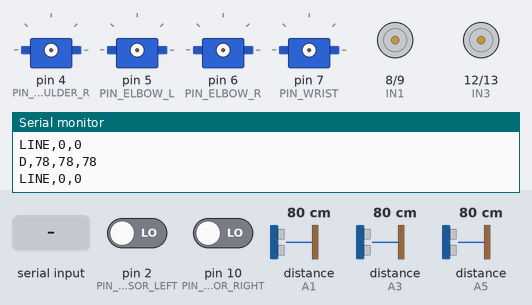
The sketch below on a simulated Arduino Uno, built with avr-gcc and run on an emulated ATmega328P. On the bench: 4 × servo, motor-driver pin pairs drawn as motors (green arrow = first pin HIGH = forward, orange = second pin HIGH = backward, longer = more drive, scaled by the enable pin), the last lines printed to the serial monitor. Wiring (inferred from the names in the program): 3 × ultrasonic range finder: trigger A0, echo A1 / trigger A2, echo A3 / trigger A4, echo A5. The test bench sets the inputs (shaded band); at power-on: pin 2 (PIN_LINE_SENSOR_LEFT) LOW, pin 10 (PIN_LINE_SENSOR_RIGHT) LOW, distance to the obstacle (sensors on A1, A3, A5) 80 cm. The echo pulse lasts 58.3 µs per cm.

Above: at 1.2 s.
1.3 s: byte 65 ('A') received over Serial
At 4.11 s:
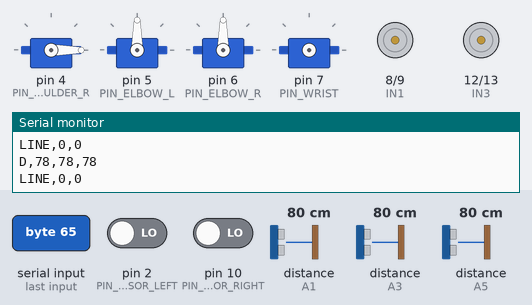
4.3 s: "B90\n" received over Serial
At 4.8 s:
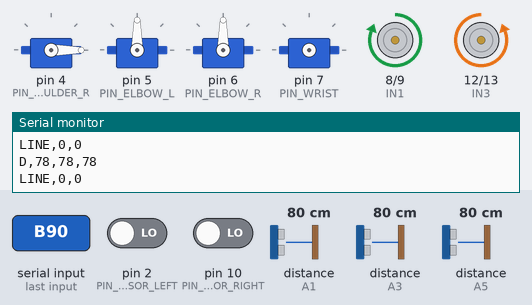
5.8 s: byte 69 ('E') received over Serial
At 7.8 s:
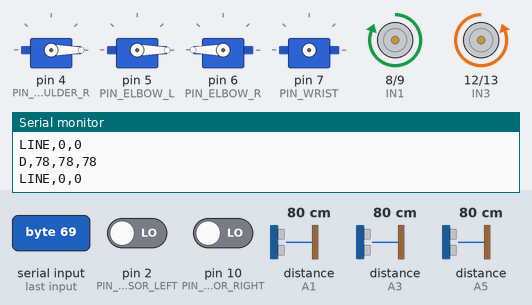
8.8 s: byte 102 ('f') received over Serial
At 11.5 s:
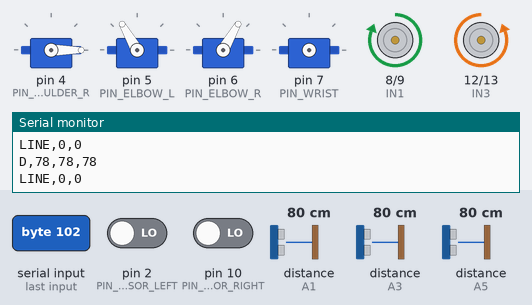
11.8 s: byte 103 ('g') received over Serial
At 14.2 s:
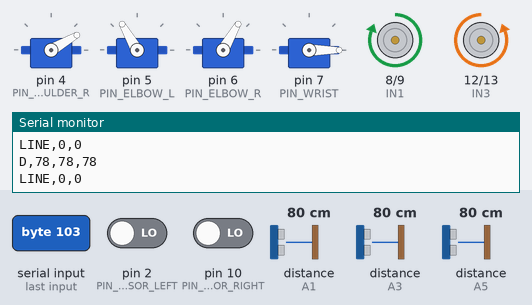
14.8 s: byte 101 ('e') received over Serial
At 15.7 s:
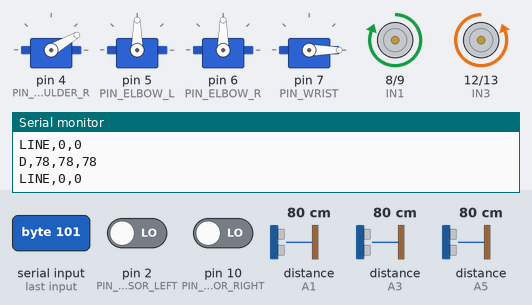
Timing chart, 0 to 19.7 s (numbered marks = the images above; inputs shaded):
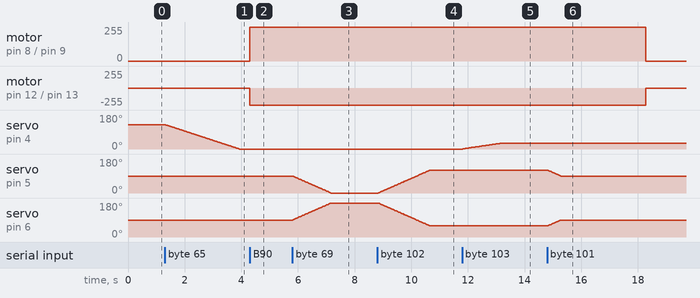

The sketch:

arduino_motor_test.ino
```cpp
#include <math.h>
#include <Servo.h>

// --- PIN DEFINITIONS ---

// 1. Ultrasonic Sensors (Moved to Analog Pins)
const int leftTrig = A0, leftEcho = A1;
const int centerTrig = A2, centerEcho = A3;
const int rightTrig = A4, rightEcho = A5;

// 2. Motor Pins (ENA moved to 3 to survive Timer 1 conflict)
const int ENA = 3;  // PWM Speed Left
const int IN1 = 8;
const int IN2 = 9;
const int ENB = 11; // PWM Speed Rights
const int IN3 = 12;
const int IN4 = 13;

// 3. Line Sensors (Digital)
const int PIN_LINE_SENSOR_LEFT = 2;
const int PIN_LINE_SENSOR_RIGHT = 10;

// 4. Servo Motors
const int PIN_SHOULDER_R = 4;
const int PIN_ELBOW_L = 5;
const int PIN_ELBOW_R = 6;
const int PIN_WRIST = 7;

// --- OBJECTS & VARIABLES ---
Servo shoulderRight;
Servo elbowLeft;
Servo elbowRight;
Servo wrist;

int motorSpeed = 255; // Default speed (0-255)
float right_scale = 1.0; //scaledown right wheel
float left_scale = 1.0; //scaledown left wheel
char command = 'S';   // Current command (S=Stop)
unsigned long lastCommandTime = 0; // Safety timeout

// Track current servo positions for smooth movement
int currentShoulderR = 130;  // Home position for Right shoulder
int currentElbowL = 90;      // UP position for Elbow Left
int currentElbowR = 90;     // UP position for Elbow Right
const int SERVO_DELAY = 15;  // ms between steps (higher = slower)

void setup() {
  Serial.begin(115200);
  Serial.setTimeout(50);  // Reduce parseInt() timeout from 1000ms to 50ms

  // Sensor Setup
  pinMode(leftTrig, OUTPUT); pinMode(leftEcho, INPUT);
  pinMode(centerTrig, OUTPUT); pinMode(centerEcho, INPUT);
  pinMode(rightTrig, OUTPUT); pinMode(rightEcho, INPUT);
  pinMode(PIN_LINE_SENSOR_LEFT, INPUT);
  pinMode(PIN_LINE_SENSOR_RIGHT, INPUT);

  // Motor Setup
  pinMode(ENA, OUTPUT); pinMode(ENB, OUTPUT);
  pinMode(IN1, OUTPUT); pinMode(IN2, OUTPUT);
  pinMode(IN3, OUTPUT); pinMode(IN4, OUTPUT);

  // Set initial neutral/stop positions BEFORE attaching.
  // Using writeMicroseconds(1500) gives a much more precise "center" (stop pulse at 1.5ms)
  shoulderRight.writeMicroseconds(1500);
  elbowLeft.writeMicroseconds(1500);
  elbowRight.writeMicroseconds(1500);
  wrist.writeMicroseconds(1500);

  // Servo Setup
  /*
  COMMENTED OUT AT BOOT.
  We will NOT attach the servos here. By not attaching them, the Arduino sends 0 signals.
  The servos will stay completely dead and relaxed upon power-up.
  */

  stopMotors();
}

// --- HELPER FUNCTIONS FOR ARM ---
// Smooth shoulder movement - only the right shoulder is installed
void moveShoulderSmooth(int targetR, int delayMs = SERVO_DELAY) {
  if (!shoulderRight.attached()) shoulderRight.attach(PIN_SHOULDER_R);

  // Move in 1-degree increments
  while (currentShoulderR != targetR) {
    if (currentShoulderR < targetR) currentShoulderR++;
    else if (currentShoulderR > targetR) currentShoulderR--;

    shoulderRight.write(currentShoulderR);
    delay(delayMs);
  }
}

// Direct shoulder movement for the installed right shoulder servo
void moveShoulder(int angle) {
  if (!shoulderRight.attached()) shoulderRight.attach(PIN_SHOULDER_R);
  currentShoulderR = angle;
  shoulderRight.write(currentShoulderR);
}

void moveElbow(int angle) {
  if (!elbowLeft.attached()) elbowLeft.attach(PIN_ELBOW_L);
  if (!elbowRight.attached()) elbowRight.attach(PIN_ELBOW_R);
  currentElbowL = angle;
  currentElbowR = 180 - angle;
  elbowLeft.write(angle);
  elbowRight.write(180 - angle);
}

// Smooth elbow movement - moves both servos gradually to target positions
void moveElbowSmooth(int targetL, int targetR) {
  if (!elbowLeft.attached()) elbowLeft.attach(PIN_ELBOW_L);
  if (!elbowRight.attached()) elbowRight.attach(PIN_ELBOW_R);

  // Move in 1-degree increments
  while (currentElbowL != targetL || currentElbowR != targetR) {
    if (currentElbowL < targetL) currentElbowL++;
    else if (currentElbowL > targetL) currentElbowL--;

    if (currentElbowR < targetR) currentElbowR++;
    else if (currentElbowR > targetR) currentElbowR--;

    elbowLeft.write(currentElbowL);
    elbowRight.write(currentElbowR);
    delay(SERVO_DELAY);
  }
}

// Combined shoulder + elbow smooth movement (installed servos simultaneously)
void moveArmSmooth(int targetSR, int targetEL, int targetER, int delayMs = SERVO_DELAY) {
  if (!shoulderRight.attached()) shoulderRight.attach(PIN_SHOULDER_R);
  if (!elbowLeft.attached()) elbowLeft.attach(PIN_ELBOW_L);
  if (!elbowRight.attached()) elbowRight.attach(PIN_ELBOW_R);

  int startShoulderR = currentShoulderR;
  int startElbowL = currentElbowL;
  int startElbowR = currentElbowR;
  int shoulderSteps = abs(targetSR - startShoulderR);
  int elbowLeftSteps = abs(targetEL - startElbowL);
  int elbowRightSteps = abs(targetER - startElbowR);
  int totalSteps = shoulderSteps;
  if (elbowLeftSteps > totalSteps) totalSteps = elbowLeftSteps;
  if (elbowRightSteps > totalSteps) totalSteps = elbowRightSteps;

  if (totalSteps == 0) {
    return;
  }

  // Interpolate all arm joints across the same timeline so they finish together.
  // Use floating-point progress to ensure perfectly smooth, simultaneous tracking
  for (int step = 1; step <= totalSteps; step++) {
    float progress = (float)step / (float)totalSteps;
    currentShoulderR = startShoulderR + ((targetSR - startShoulderR) * progress);
    currentElbowL = startElbowL + ((targetEL - startElbowL) * progress);
    currentElbowR = startElbowR + ((targetER - startElbowR) * progress);

    shoulderRight.write(currentShoulderR);
    elbowLeft.write(currentElbowL);
    elbowRight.write(currentElbowR);
    delay(delayMs);
  }
}

// Arm-down: keep the elbow in the safe 90->0 / 90->180 corridor and let it lead the shoulder.
void moveArmDownLevel(int targetSR, int targetEL, int targetER, int delayMs = SERVO_DELAY) {
  if (!shoulderRight.attached()) shoulderRight.attach(PIN_SHOULDER_R);
  if (!elbowLeft.attached()) elbowLeft.attach(PIN_ELBOW_L);
  if (!elbowRight.attached()) elbowRight.attach(PIN_ELBOW_R);

  int startShoulderR = currentShoulderR;
  int startElbowL = currentElbowL;
  int startElbowR = currentElbowR;

  // Total steps based on the largest movement to ensure smooth interpolation
  int shoulderSteps = abs(targetSR - startShoulderR);
  int elbowLeftSteps = abs(targetEL - startElbowL);
  int elbowRightSteps = abs(targetER - startElbowR);

  int totalSteps = shoulderSteps;
  if (elbowLeftSteps > totalSteps) totalSteps = elbowLeftSteps;
  if (elbowRightSteps > totalSteps) totalSteps = elbowRightSteps;

  if (totalSteps == 0) {
    return;
  }

  // Pure linear interpolation for all joints exactly synchronized to the same timeline.
  // We clamp the elbow values tightly so they can never exceed their intended start/end bounds.
  // Left elbow should go 90 -> 0. We constrain it to never go above 90.
  // Right elbow should go 90 -> 180. We constrain it to never go below 90.
  for (int step = 1; step <= totalSteps; step++) {
    float progress = (float)step / (float)totalSteps;

    currentShoulderR = startShoulderR + (int)round((targetSR - startShoulderR) * progress);
    currentElbowL = startElbowL + (int)round((targetEL - startElbowL) * progress);
    currentElbowR = startElbowR + (int)round((targetER - startElbowR) * progress);

    // Hard mechanical safety clamp for 'a' (Arm Down) trajectory
    if (currentElbowL > 90) currentElbowL = 90;
    if (currentElbowL < 0) currentElbowL = 0;

    if (currentElbowR < 90) currentElbowR = 90;
    if (currentElbowR > 180) currentElbowR = 180;

    shoulderRight.write(currentShoulderR);
    elbowLeft.write(currentElbowL);
    elbowRight.write(currentElbowR);
    delay(delayMs);
  }
}


// --- HELPER FUNCTIONS FOR DRIVE ---
void setMotors(int left, int right) {
  // Left Motor
  if (left > 0) { digitalWrite(IN1, HIGH); digitalWrite(IN2, LOW); }
  else if (left < 0) { digitalWrite(IN1, LOW); digitalWrite(IN2, HIGH); }
  else { digitalWrite(IN1, LOW); digitalWrite(IN2, LOW); }
  analogWrite(ENA, abs(left));

  // Right Motor
  if (right > 0) { digitalWrite(IN3, HIGH); digitalWrite(IN4, LOW); }
  else if (right < 0) { digitalWrite(IN3, LOW); digitalWrite(IN4, HIGH); }
  else { digitalWrite(IN3, LOW); digitalWrite(IN4, LOW); }
  analogWrite(ENB, abs(right));
}

void stopMotors() {
  setMotors(0, 0);
}

int getDistance(int trig, int echo) {
  digitalWrite(trig, LOW); delayMicroseconds(2);
  digitalWrite(trig, HIGH); delayMicroseconds(10);
  digitalWrite(trig, LOW);
  long duration = pulseIn(echo, HIGH, 20000); // 20ms timeout
  if (duration == 0) return 999;
  return duration * 0.034 / 2;
}

void loop() {
  // 1. READ COMMANDS FROM PI
  if (Serial.available() > 0) {
    command = Serial.read();
    lastCommandTime = millis(); // Reset safety timer

    // Interpret Drive Command
    if (command == 'F') setMotors(-int(left_scale * motorSpeed), int(right_scale * motorSpeed));
    else if (command == 'B') setMotors(int(left_scale * motorSpeed), -int(right_scale * motorSpeed));
    else if (command == 'L') setMotors(int(left_scale * motorSpeed), int(right_scale * motorSpeed));
    else if (command == 'R') setMotors(-int(left_scale * motorSpeed), -int(right_scale * motorSpeed));
    else if (command == 'S') stopMotors();

    // Interpret Speed Command
    else if (command == '1') motorSpeed = 110; // Increased from 100 for more turning torque
    else if (command == '2') motorSpeed = 130;
    else if (command == '3') motorSpeed = 255;

    // Interpret Arm Commands
    else if (command == 'U') {  // Shoulder UP - smooth movement
      moveShoulderSmooth(0, 30);  // Slower lift for better stability
    }
    else if (command == 'D') {  // Shoulder DOWN - smooth movement
      moveShoulderSmooth(130);  // Right: 0->130
    }
    else if (command == 'E') {  // Elbow UP - smooth movement
      moveElbowSmooth(0, 180);  // Left: 90->0, Right: 90->180
    }
    else if (command == 'e') {  // Elbow DOWN - smooth movement
      moveElbowSmooth(90, 90);  // Left: 0->90, Right: 180->90
    }
    else if (command == 'f') {  // Elbow DROP - smooth movement
      moveElbowSmooth(120, 60); // Left: 90->120, Right: 90->60
    }
    else if (command == 'g') {  // ARM DROP pose - smooth movement
      // Pass a custom delay of 45ms (3x slower than default 15ms) for a softer landing
      moveArmSmooth(30, 120, 60, 45);
      // Ensure the arm has settled completely to avoid mechanical overlap
      delay(200);

      // The code waits above until movement gets to the target before executing the next line
      // ensuring wrist opens ONLY after ARM has fully reached the drop position
      if (!wrist.attached()) wrist.attach(PIN_WRIST);
      wrist.write(0); // Then open the wrist gate
    }
    else if (command == 'A') {  // ARM UP: Shoulder UP + Elbow DOWN (horizontal to ground)
      moveArmSmooth(0, 90, 90, 20);  // Right shoulder up, Elbow down
    }
    else if (command == 'a') {  // ARM DOWN: Shoulder DOWN + Elbow UP (return to start)
      moveArmSmooth(130, 0, 180, 20);  // Use identical smooth tracking algorithm as 'g'
    }
    else if (command == 'J') {  // Custom Slow Staggered Down
      moveShoulderSmooth(60, 30);  // Step 1: Shoulder goes 0->60
      //moveArmSmooth(currentShoulderL, 60, 0, 180, 30); // Step 2: Elbow goes 90->0/180
      moveElbowSmooth(0, 180); // Ensure elbow finishes its movement before the shoulder continues down
      moveShoulderSmooth(130, 30); // Step 3: Shoulder continues 60->130
    }
    else if (command == 'H') {  // ARM VERTICAL: Shoulder UP + Elbow UP
      moveArmSmooth(0, 0, 180);  // Right shoulder up, Elbow up
    }
    else if (command == 'O') {
      if (!wrist.attached()) wrist.attach(PIN_WRIST);
      wrist.write(0);
    }    // Gate OPEN
    else if (command == 'C') {
      if (!wrist.attached()) wrist.attach(PIN_WRIST);
      wrist.write(90);
    }    // Gate CLOSED

    // Interpret Individual Servo Angle Commands: 'v' <servoIndex> <angle>
    // e.g., "v 0 90"
    // Using parseInt() consumes the stream, which blocks loop and messes up millis() timing.
    else if (command == 'v') {
      int servoIdx = Serial.parseInt();
      int angle = Serial.parseInt();
      if (servoIdx == 0) { /* Left shoulder not installed; ignore index 0 */ }
      else if (servoIdx == 1) { if (!shoulderRight.attached()) shoulderRight.attach(PIN_SHOULDER_R); shoulderRight.write(angle); currentShoulderR = angle; }
      else if (servoIdx == 2) { if (!elbowLeft.attached()) elbowLeft.attach(PIN_ELBOW_L); elbowLeft.write(angle); currentElbowL = angle; }
      else if (servoIdx == 3) { if (!elbowRight.attached()) elbowRight.attach(PIN_ELBOW_R); elbowRight.write(angle); currentElbowR = angle; }
      else if (servoIdx == 4) { if (!wrist.attached()) wrist.attach(PIN_WRIST); wrist.write(angle); }

      // Update command time to prevent auto-kill right after parsing
      lastCommandTime = millis();
    }

    // Interpret Stop command specifically for Servos (New Option)
    else if (command == 'x') {
       // Detach to explicitly disable PWM signal and force stop
       shoulderRight.detach();
       elbowLeft.detach();
       elbowRight.detach();
       wrist.detach();
    }
    // Update the master timer any time *any* valid character is received
    // Even if the payload parsing took a second, start the 2000ms clock from now
    lastCommandTime = millis();
  }

  // 2. SAFETY STOP (Watchdog)
  // If no new movement command is received for 3000 milliseconds, stop DC motors
  // Servos keep holding position - use 'x' command to explicitly detach them
  if (millis() - lastCommandTime > 3000) {
    stopMotors();  // Only stop DC motors, servos stay attached to hold position
  }

  // 3. READ SENSORS & SEND TO PI (Every 100ms)
  // DISABLED FOR SERVO TESTING - uncomment when using with full robot control

  static unsigned long lastSensorTime = 0;
  if (millis() - lastSensorTime > 100) {
    lastSensorTime = millis();
    int d1 = getDistance(leftTrig, leftEcho);
    delay(15);
    int d2 = getDistance(centerTrig, centerEcho);
    delay(15);
    int d3 = getDistance(rightTrig, rightEcho);
    int lineLeft = digitalRead(PIN_LINE_SENSOR_LEFT);
    int lineRight = digitalRead(PIN_LINE_SENSOR_RIGHT);

    // Format: "D,Left,Center,Right"
    Serial.print("D,");
    Serial.print(d1); Serial.print(",");
    Serial.print(d2); Serial.print(",");
    Serial.println(d3);

    // Format: "LINE,left,right"
    Serial.print("LINE,");
    Serial.print(lineLeft);
    Serial.print(",");
    Serial.println(lineRight);
  }
}
```

Measured:
- after the input at 1.3 s, servo on pin 4 (PIN_SHOULDER_R): moves from 129° to 0° over 2.6 s, starting at once
- after the input at 4.3 s, motor on pin 8 (IN1) / pin 9 (IN2): stopped → forward 255/255 at once; motor on pin 12 (IN3) / pin 13 (IN4): stopped → backward 255/255 at once
- after the input at 5.8 s, motor on pin 8 (IN1) / pin 9 (IN2): stays forward 255/255 (without the input it goes to stopped after 1.5 s); motor on pin 12 (IN3) / pin 13 (IN4): stays backward 255/255 (without the input it goes to stopped after 1.5 s)
- after the input at 8.8 s, motor on pin 8 (IN1) / pin 9 (IN2): stays forward 255/255 (without the input it goes to stopped after 1.4 s); motor on pin 12 (IN3) / pin 13 (IN4): stays backward 255/255 (without the input it goes to stopped after 1.4 s)
- after the input at 11.8 s, motor on pin 8 (IN1) / pin 9 (IN2): stays forward 255/255 (without the input it goes to stopped after 1.9 s); motor on pin 12 (IN3) / pin 13 (IN4): stays backward 255/255 (without the input it goes to stopped after 1.9 s); servo on pin 4 (PIN_SHOULDER_R): moves from 0° to 30° over 1.3 s, starting at once
- after the input at 14.8 s, motor on pin 8 (IN1) / pin 9 (IN2): forward 255/255 → stopped after 3.5 s instead of 1.6 s; motor on pin 12 (IN3) / pin 13 (IN4): backward 255/255 → stopped after 3.5 s instead of 1.6 s
